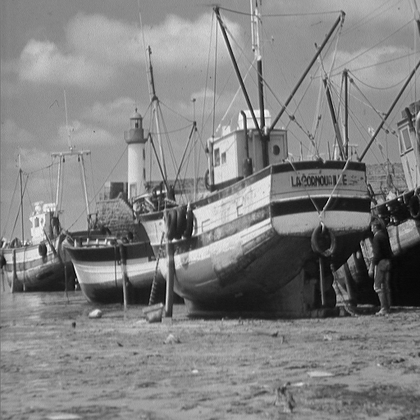
%> input picture fishingboat.tif, 420 x 420 px, shrunk from 512 x 512 before the run
$ octave img_edge_detection.m   (GNU Octave 9; MATLAB toolbox functions it lacks are replaced by stand-ins)
%> lines starting %> are read from the running program, lines starting %| are printed output that depends on the picture
%% Edge detection

I = im2double(imread('fishingboat.tif'));
%> I: size 420x420 double; min 0, max 1, mean 0.509
I2 = zeros(size(I));

for i = 1:size(I, 1) - 2
    for j = 1:size(I, 2) - 2
        Gx=((2*I(i+2, j+1) + I(i+2, j) + I(i+2, j+2)) - (2*I(i, j+1) + I(i, j) + I(i, j+2)));
        Gy=((2*I(i+1, j+2) + I(i, j+2) + I(i+2, j+2)) - (2*I(i+1, j) + I(i, j) + I(i+2, j)));

        I2(i,j)=sqrt(Gx.^2+Gy.^2);
    end
end
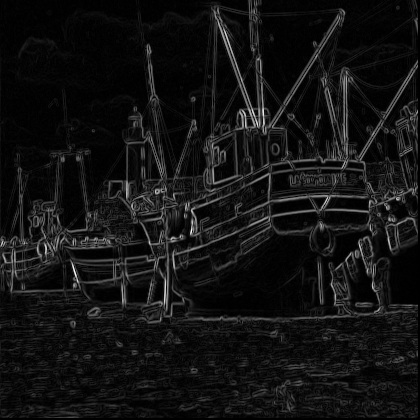
%> I2: size 420x420 double; min 0, max 3.74, mean 0.278; drawn with min black and max white

imshow(I2);
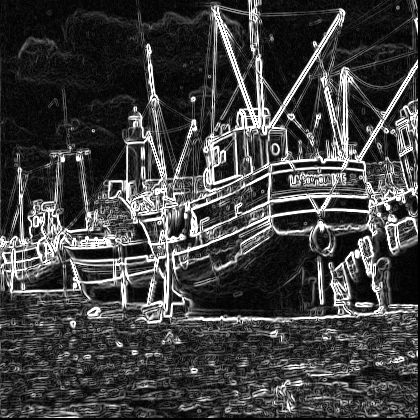
%> displayed picture: size 420x420, on the screen's scale of 0 to 255; min 0, max 255, mean 64.8

$ run again, with easter-eggs.png saved as fishingboat.tif
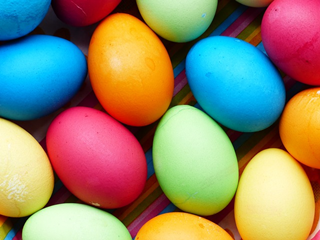
%> input picture easter-eggs.png, 320 x 240 px
%> after the loop `for i = 1:size(I, 1) - 2`:
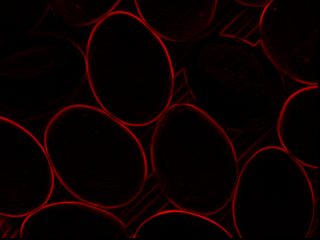
%> I2: size 240x320x3 double; mean R, G, B 0.19, 0, 0; drawn with min black and max white
%> `imshow(I2);`:
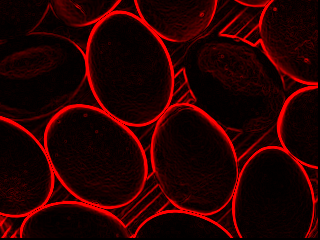
%> displayed picture: size 240x320x3, on the screen's scale of 0 to 255; mean R, G, B 40.1, 0, 0

$ run again, with peppers.tiff saved as fishingboat.tif
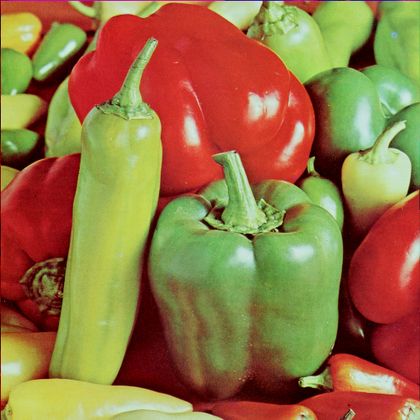
%> input picture peppers.tiff, 420 x 420 px, shrunk from 512 x 512 before the run
%> after the loop `for i = 1:size(I, 1) - 2`:
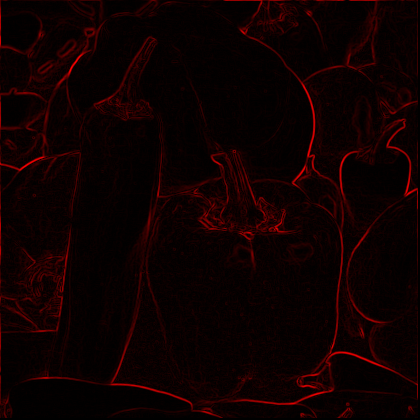
%> I2: size 420x420x3 double; mean R, G, B 0.177, 0, 0; drawn with min black and max white
%> `imshow(I2);`:
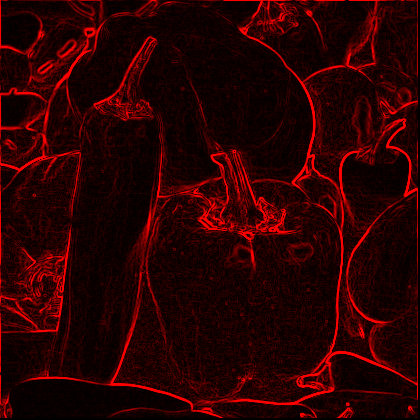
%> displayed picture: size 420x420x3, on the screen's scale of 0 to 255; mean R, G, B 42.5, 0, 0
